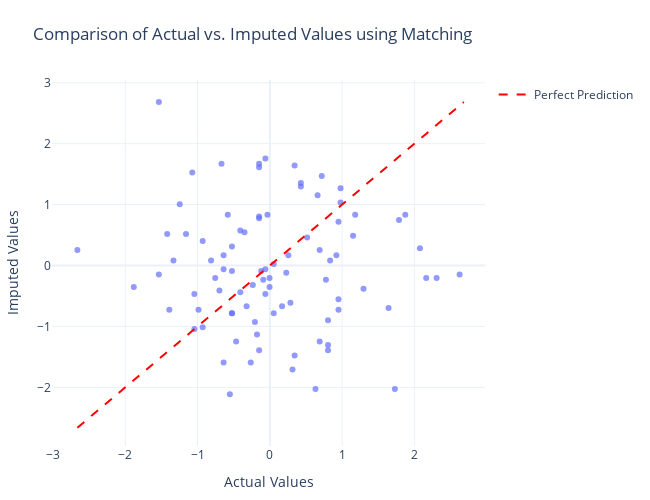

The notebook cell saved with this chart:
### Markdown cell above
## Evaluating the imputation results

Now let's compare the imputed values with the actual values to evaluate the performance of our imputer.

### Code cell
# Extract median predictions for evaluation
median_predictions = imputed_values[0.5]

# Create a scatter plot comparing actual vs. imputed values
min_val = min(actual_values.min().min(), median_predictions.min().min())
max_val = max(actual_values.max().max(), median_predictions.max().max())

# Convert data for plotting
plot_df = pd.DataFrame(
    {
        "Actual": actual_values.values.flatten(),
        "Imputed": median_predictions.values.flatten(),
    }
)

# Create the scatter plot
fig = px.scatter(
    plot_df,
    x="Actual",
    y="Imputed",
    opacity=0.7,
    title="Comparison of Actual vs. Imputed Values using Matching",
)

# Add the diagonal line (perfect prediction line)
fig.add_trace(
    go.Scatter(
        x=[min_val, max_val],
        y=[min_val, max_val],
        mode="lines",
        line=dict(color="red", dash="dash"),
        name="Perfect Prediction",
    )
)

# Update layout
fig.update_layout(
    xaxis_title="Actual Values",
    yaxis_title="Imputed Values",
    width=650,
    height=500,
    template="plotly_white",
    margin=dict(l=50, r=50, t=80, b=50),  # Adjust margins
)

fig.show()

### Figure 1 — Plotly figure (JSON) as saved in the notebook; plotly's stock layout.template omitted (floating-point values rounded to 4 significant figures)
{"data": [{"hovertemplate": "Actual=%{x}<br>Imputed=%{y}<extra></extra>", "legendgroup": "", "marker": {"color": "#636efa", "opacity": 0.7, "symbol": "circle"}, "mode": "markers", "name": "", "orientation": "v", "showlegend": false, "type": "scatter", "x": [2.625, -0.5242, 2.163, 1.152, 0.805, 2.076, 0.6316, 2.308, -0.5242, 0.7761, 0.9784, -1.42, -1.16, 0.3138, -0.582, -1.535, 0.805, 0.4294, -2.662, 0.2849, -0.2641, 0.9495, -0.1485, 0.3427, -0.2063, -0.6397, -0.4664, -1.073, -0.5242, 0.7183, 0.1693, 0.05374, 0.05374, -0.3508, 0.9495, 1.643, -0.2352, 0.6605, 0.5161, -0.03295, -0.004053, -0.004053, -1.391, -0.09074, 0.9206, 0.6894, -0.8131, -0.9287, -0.7553, -0.1485, -1.535, -0.4086, -0.1485, -0.1774, 1.874, -0.5242, 0.6894, -0.9287, -0.06184, -0.6975, 1.73, -0.6686, -1.044, 0.2271, -0.1196, 1.296, 1.181, -0.1485, -1.333, -0.3219, -0.4086, 0.8339, 0.9495, -1.044, -0.5531, 0.805, 1.787, 0.3427, 0.4294, 0.256, -0.06184, -0.9865, -0.06184, 0.9784, -0.1485, -0.6397, -1.882, -1.247, -0.6397], "xaxis": "x", "y": [-0.1485, 0.3138, -0.2063, 0.4872, -1.391, 0.2849, -2.027, -0.2063, -0.7842, -0.2352, 1.036, 0.5161, 0.5161, -1.709, 0.8339, 2.683, -1.304, 1.296, 0.256, -0.6108, -1.593, 0.7183, 0.7761, 1.643, -0.9287, 0.1693, -1.247, 1.527, -0.09074, 1.47, -0.6686, 0.02484, -0.7842, 0.545, -0.7264, -0.6975, -0.3219, 1.152, 0.4583, 0.8339, -0.2063, -0.3508, -0.7264, -0.2352, 0.1693, -1.247, 0.08263, 0.4005, -0.2063, 1.614, -0.1485, 0.5738, 1.672, -1.131, 0.8339, -0.7842, 0.256, -1.015, -0.4664, -0.4086, -2.027, 1.672, -1.044, -0.1196, -0.09074, -0.3797, 0.8339, -1.391, 0.08263, -0.6686, -0.4375, 0.08263, -0.5531, -0.4664, -2.113, -0.8998, 0.7472, -1.478, 1.354, 0.1693, 1.759, -0.7264, -0.06184, 1.267, 0.805, -0.06184, -0.3508, 1.007, -1.593], "yaxis": "y"}, {"line": {"color": "red", "dash": "dash"}, "mode": "lines", "name": "Perfect Prediction", "type": "scatter", "x": [-2.662, 2.683], "y": [-2.662, 2.683]}], "layout": {"height": 500, "legend": {"tracegroupgap": 0}, "margin": {"b": 50, "l": 50, "r": 50, "t": 80}, "title": {"text": "Comparison of Actual vs. Imputed Values using Matching"}, "width": 650, "xaxis": {"anchor": "y", "domain": [0, 1], "title": {"text": "Actual Values"}}, "yaxis": {"anchor": "x", "domain": [0, 1], "title": {"text": "Imputed Values"}}}}
